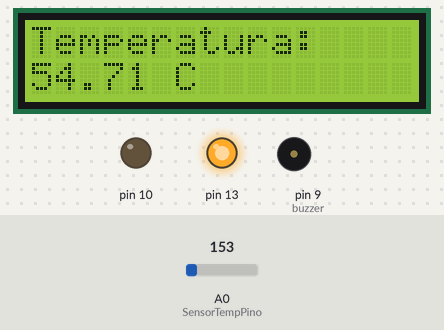
Recording of a sketch running on a simulated Arduino Uno, built with avr-gcc and run on an emulated ATmega328P. On the bench: 16×2 character LCD, output pins drawn as LEDs (lit = HIGH), buzzer (waves = sounding). Dashed ring = blinking. Inputs (shaded band) come from the test bench; at power-on: A0 (SensorTempPino) = 153.

Above: at 1.2 s.
1.3 s: A0 (SensorTempPino) set to 137
At 3.1 s:
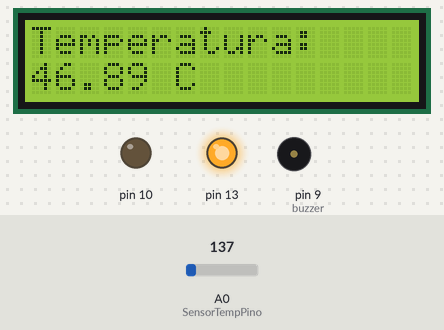
4.0 s: A0 (SensorTempPino) set to 165
At 4.34 s:
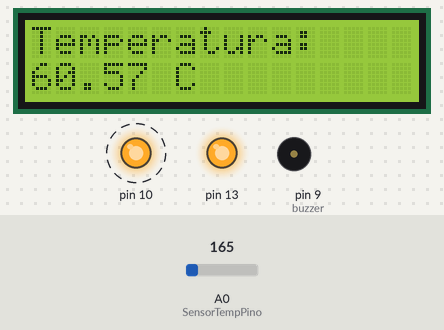
7.6 s: A0 (SensorTempPino) set to 175
At 9.4 s:
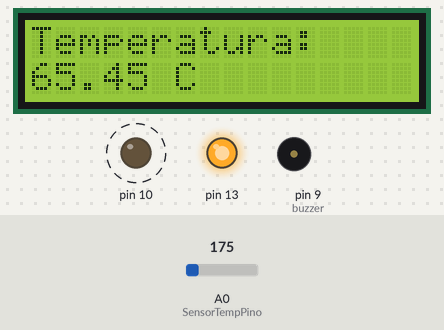
Timing chart, 0 to 16.3 s (numbered marks = the images above; inputs shaded):
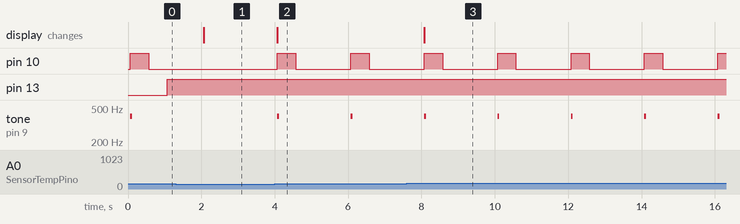

The sketch:

temperatura.ino
```cpp
// Biblioteca LCD
#include <LiquidCrystal.h>


const int buzzer = 9; //fix to pin no. 9

// Inicializa a biblioteca LCD
LiquidCrystal LCD(12,11,5,4,3,2);

// Define o pino analogico A0 como entrada do Sensor de Temperatura
int SensorTempPino=0;

// Define o pino 8 para o alerta de temperatura baixa
int AlertaTempBaixa=8;
// Define o pino 13 para o alerta de temperatura alta
int AlertaTempAlta=13;

// Define temperatura baixa como abaixo de zero grau Celsius
int TempBaixa=0;
// Define temperatura alta como acima de 40 graus Celsius
int TempAlta=40;

void setup() {
    // Set buzzer - pin 9 as an output
  	pinMode(buzzer, OUTPUT);

    //Define a porta do led como saida
    pinMode(10, OUTPUT);

  	//Define a porta do motor como saida
    pinMode(13, OUTPUT);

	// Define a quantidade de colunas e linhas do LCD
	LCD.begin(16,2);
	// Imprime a mensagem no LCD
	LCD.print("Temperatura:");
	// Muda o cursor para a primeira coluna e segunda linha do LCD
	LCD.setCursor(0,1);
	// Imprime a mensagem no LCD
	LCD.print("      C     ");
}

void loop() {

	// Faz a leitura da tensao no Sensor de Temperatura
	int SensorTempTensao=analogRead(SensorTempPino);

  	// Converte a tensao lida
	float Tensao=SensorTempTensao*5;
	Tensao/=1024;

  	// Converte a tensao lida em Graus Celsius
	float TemperaturaC=((Tensao-0.5)*100)+30;

  	// Muda o cursor para a primeira coluna e segunda linha do LCD
  	LCD.setCursor(0,1);

  	// Imprime a temperatura em Graus Celsius
	LCD.print(TemperaturaC);


  	if(TemperaturaC >50){
    	tone(buzzer, 400, 50);
      	//Acende o led
   		digitalWrite(10, HIGH);
        //Aguarda intervalo de tempo em milissegundos
        delay(500);
        //Apaga o led
        digitalWrite(10, LOW);
        //Aguarda intervalo de tempo em milissegundos
        delay(500);
    }

  	if(TemperaturaC >=30){
    	digitalWrite(13, HIGH);
    }

  	// Aguarda 1 segundo
  	delay(1000);
}
```

Measured:
- after the input at 1.3 s, pin 10: stays LOW (without the input it goes to HIGH after 0.77 s); tone on pin 9 (buzzer): stays silent (without the input it goes to 400 Hz after 0.77 s); the display: changes after 0.77 s (image 1)
- after the input at 4.0 s, pin 10: alternates HIGH for 0.50 s and LOW for 1.5 s, starting after 0.07 s; tone on pin 9 (buzzer): alternates 400 Hz for 0.05 s and silent for 2.0 s, starting after 0.07 s; the display: changes after 0.07 s (image 2)
- after the input at 7.6 s, the display: changes after 0.47 s (image 3)
